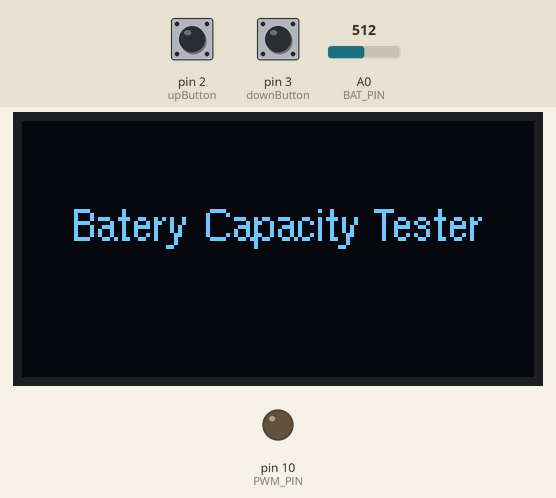
Simulated run of this sketch. Board: Arduino Uno, built with avr-gcc and run on an emulated ATmega328P. Parts: 128×64 one-colour display, output pins drawn as LEDs (lit = HIGH). The test bench sets the inputs (shaded band); at power-on: A0 (BAT_PIN) = 512, pin 2 (upButton) HIGH, pin 3 (downButton) HIGH. At 10.9 s the program stops and its outputs stay as they are.

Above: at 0.4 s.
At 4.5 s:
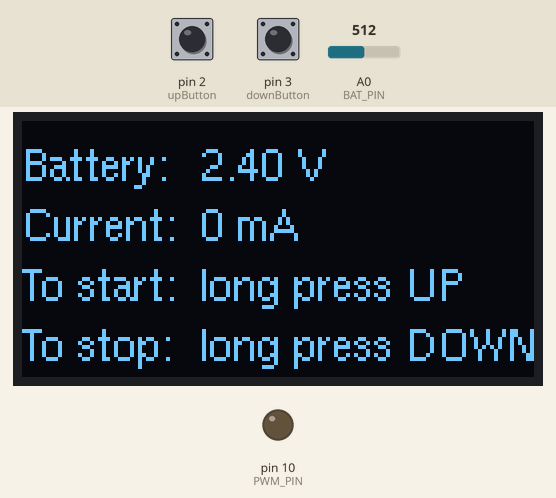
4.6 s: A0 (BAT_PIN) set to 48
At 6.3 s:
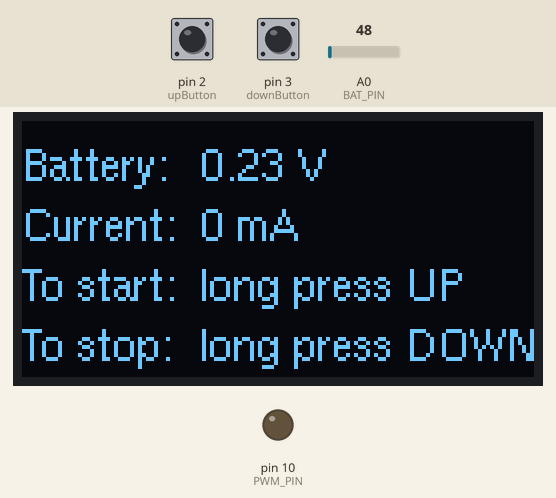
6.6 s: A0 (BAT_PIN) set to 38
At 8.1 s:
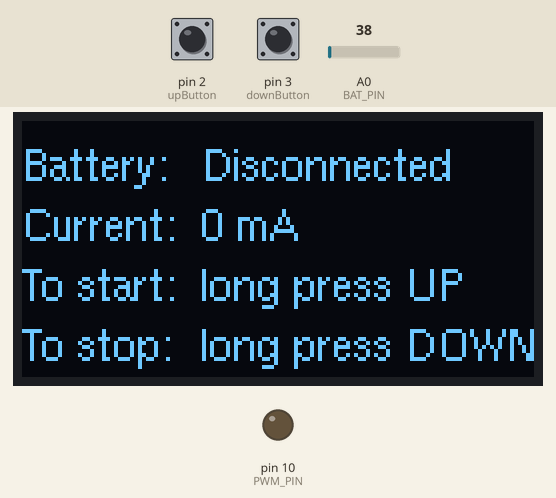
8.5 s: pin 2 (upButton) pulled LOW for 3.2 s
At 12.0 s:
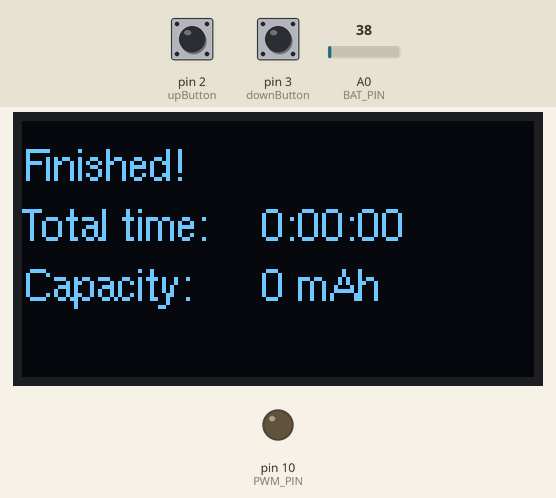
Timing chart, 0 to 12.4 s (numbered marks = the images above; inputs shaded):
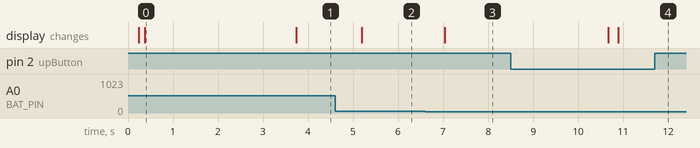

The sketch:

battery_tester.ino
```cpp
#include <JC_Button.h>
#include <U8g2lib.h>

U8G2_SH1106_128X64_NONAME_2_HW_I2C display(U8G2_R0, U8X8_PIN_NONE);

const int     CURRENT [] = {0,55,108,160,214,267,320,374,427,480,532};
const int     PWM_STEP = 3;
const int     PWM_MAX = (sizeof(CURRENT)/sizeof(CURRENT[0]) - 1) * PWM_STEP;
float         VCC_CALIBRATION = 4.8; // Real voltage of Arduino 5V pin
const float   CUTOFF_BATTERY_VOLTAGE = 2.6;
const byte    PWM_PIN = 10;
const int     BAT_PIN = A0;

int           pwmValue = 0;
unsigned long startTime = 0;
bool          calc = false;

Button        upButton   (2, 25, true, true);
Button        downButton (3, 25, true, true);

void setup () {
  pinMode(PWM_PIN, OUTPUT);
  analogWrite(PWM_PIN, pwmValue);
  float BAT_Voltage = measureBatteryVoltage();

  upButton.begin();
  downButton.begin();

  display.begin();
  display.setFont(u8g2_font_helvR08_tr);
  display.firstPage();
  do {
    display.drawStr(12, 30, "Batery Capacity Tester");
  } while (display.nextPage());

  delay(3000);
}

void loop() {
  upButton.read();
  downButton.read();

  float BAT_Voltage = analogRead(BAT_PIN) * VCC_CALIBRATION / 1024.0;

  if (upButton.wasReleased() && pwmValue < PWM_MAX && calc == false) {
    pwmValue = pwmValue + PWM_STEP;
  }

  if (downButton.wasReleased() && pwmValue > 0 && calc == false) {
    pwmValue = pwmValue - PWM_STEP;
  }

  display.firstPage();
  do {
    display.drawStr( 0, 15, "Battery:");
    display.drawStr(45, 15, BAT_Voltage > 0.2f ? (String(BAT_Voltage) + " V").c_str() : "Disconnected");
    display.drawStr( 0, 30, "Current:");
    display.drawStr(45, 30, (String(CURRENT[pwmValue/PWM_STEP]) + " mA").c_str());
    display.drawStr( 0, 45, "To start:");
    display.drawStr(45, 45, "long press UP");
    display.drawStr( 0, 60, "To stop:");
    display.drawStr(45, 60, "long press DOWN");
  } while (display.nextPage());

  if (upButton.pressedFor(1000) && calc == false) {
    timerInterrupt();
  }
}

float measureBatteryVoltage () {
  float sample = 0;
  for (int i=0; i < 100; i++) {
    sample = sample + analogRead(BAT_PIN);
    delay(2);
  }
  sample = sample/100;

  return sample * VCC_CALIBRATION / 1024.0;
}

void timerInterrupt () {
  bool Done = false;
  byte Hour = 0, Minute = 0, Second = 0;

  calc = true;
  startTime = millis();
  analogWrite(PWM_PIN, pwmValue);

  while (Done == false) {
    unsigned long secondsFromStart = (millis() - startTime) / 1000;
    unsigned long minutesFromStart = secondsFromStart / 60;

    Second = secondsFromStart % 60;
    Minute = minutesFromStart % 60;
    Hour = minutesFromStart / 60;

    float BAT_Voltage = measureBatteryVoltage();

    unsigned long Capacity = secondsFromStart * CURRENT[pwmValue/PWM_STEP] / 3600;

    display.firstPage();
    do {
      display.drawStr( 0, 15, "Time:");
      display.drawStr(60, 15, (String(Hour) + ":" + (Minute < 10 ? "0" : "") + String(Minute) + ":" + (Second < 10 ? "0" : "") + String(Second)).c_str());
      display.drawStr( 0, 30, "Current:");
      display.drawStr(60, 30, (String(CURRENT[pwmValue/PWM_STEP]) + " mA").c_str());
      display.drawStr( 0, 45, "Voltage:");
      display.drawStr(60, 45, (String(BAT_Voltage) + " V").c_str());
      display.drawStr( 0, 60, "Capacity:");
      display.drawStr(60, 60, (String(Capacity) + " mAh").c_str());
    } while (display.nextPage());

    downButton.read();

    if (BAT_Voltage < CUTOFF_BATTERY_VOLTAGE || downButton.pressedFor(1000)) {
      display.firstPage();
      do {
        display.drawStr( 0, 15, "Finished!");
        display.drawStr( 0, 30, "Total time:");
        display.drawStr(60, 30, (String(Hour) + ":" + (Minute < 10 ? "0" : "") + String(Minute) + ":" + (Second < 10 ? "0" : "") + String(Second)).c_str());
        display.drawStr( 0, 45, "Capacity:");
        display.drawStr(60, 45, (String(Capacity) + " mAh").c_str());
      } while (display.nextPage());
      pwmValue = 0;
      analogWrite(PWM_PIN, pwmValue);
      Done = true;
      do {
        // the flow ends here
      } while (true);
    }
  }
}
```

Measured:
- the behaviour switches between 43 and 42 on A0 (BAT_PIN) (found by bisection; images 2 and 3)
- after the input at 4.6 s, the display: changes after 0.59 s (image 2)
- after the input at 6.6 s, the display: changes after 0.43 s (image 3)
- after the input at 8.5 s, the display: first changes after 2.2 s (image 4 shows a later state)
- what the display in image 0 shows lasts 3.3 s, from 0.4 s to 3.7 s
